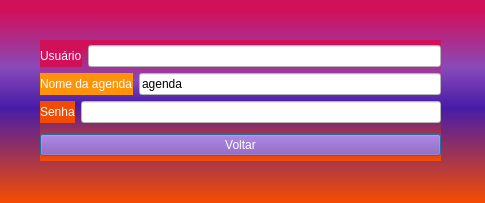
<?xml version="1.0" encoding="UTF-8"?>
<ui version="4.0">
 <class>perfil_de_usuario</class>
 <widget class="QDialog" name="perfil_de_usuario">
  <property name="geometry">
   <rect>
    <x>0</x>
    <y>0</y>
    <width>485</width>
    <height>203</height>
   </rect>
  </property>
  <property name="windowTitle">
   <string>Dialog</string>
  </property>
  <property name="styleSheet">
   <string notr="true">background: qlineargradient(spread:pad, x1:0, y1:0.988636, x2:0, y2:0.028, stop:0 rgba(242, 75, 4, 255), stop:0.477273 rgba(71, 28, 168, 255), stop:0.681818 rgba(136, 74, 184, 255), stop:0.971591 rgba(209, 16, 90, 255));
font-family: 'Courier New';
color: #FFF</string>
  </property>
  <widget class="QWidget" name="layoutWidget_3">
   <property name="geometry">
    <rect>
     <x>40</x>
     <y>40</y>
     <width>401</width>
     <height>121</height>
    </rect>
   </property>
   <layout class="QVBoxLayout" name="verticalLayout_5">
    <item>
     <layout class="QVBoxLayout" name="verticalLayout_6">
      <item>
       <layout class="QHBoxLayout" name="horizontalLayout_10">
        <item>
         <widget class="QLabel" name="label_8">
          <property name="styleSheet">
           <string notr="true">box-sizing: border-box;

background:  #d1105a;
box-shadow: inset 0px 4px 4px rgba(0, 0, 0, 0.25);</string>
          </property>
          <property name="text">
           <string>Usuário</string>
          </property>
         </widget>
        </item>
        <item>
         <widget class="QLineEdit" name="usuario">
          <property name="styleSheet">
           <string notr="true">background-color: #FFF;
color: #000;</string>
          </property>
          <property name="readOnly">
           <bool>false</bool>
          </property>
         </widget>
        </item>
       </layout>
      </item>
      <item>
       <layout class="QHBoxLayout" name="horizontalLayout_11">
        <item>
         <widget class="QLabel" name="label_9">
          <property name="styleSheet">
           <string notr="true">box-sizing: border-box;

background:  #ff930a;
box-shadow: inset 0px 4px 4px rgba(0, 0, 0, 0.25);</string>
          </property>
          <property name="text">
           <string>Nome da agenda</string>
          </property>
         </widget>
        </item>
        <item>
         <widget class="QLineEdit" name="nomeagenda">
          <property name="styleSheet">
           <string notr="true">background-color: #FFF;
color: #000;</string>
          </property>
          <property name="text">
           <string>agenda</string>
          </property>
         </widget>
        </item>
       </layout>
      </item>
      <item>
       <layout class="QHBoxLayout" name="horizontalLayout_12">
        <item>
         <widget class="QLabel" name="label">
          <property name="styleSheet">
           <string notr="true">box-sizing: border-box;

background:  #f24b04;
box-shadow: inset 0px 4px 4px rgba(0, 0, 0, 0.25);</string>
          </property>
          <property name="text">
           <string>Senha</string>
          </property>
         </widget>
        </item>
        <item>
         <widget class="QLineEdit" name="senha_2">
          <property name="styleSheet">
           <string notr="true">background-color: #FFF;
color: #000;</string>
          </property>
          <property name="echoMode">
           <enum>QLineEdit::Normal</enum>
          </property>
          <property name="readOnly">
           <bool>true</bool>
          </property>
         </widget>
        </item>
       </layout>
      </item>
     </layout>
    </item>
    <item>
     <widget class="QPushButton" name="voltar">
      <property name="styleSheet">
       <string notr="true">box-sizing: border-box;

background:  #884ab2;
box-shadow: inset 0px 4px 4px rgba(0, 0, 0, 0.25);</string>
      </property>
      <property name="text">
       <string>Voltar</string>
      </property>
     </widget>
    </item>
   </layout>
  </widget>
 </widget>
 <resources/>
 <connections/>
</ui>
